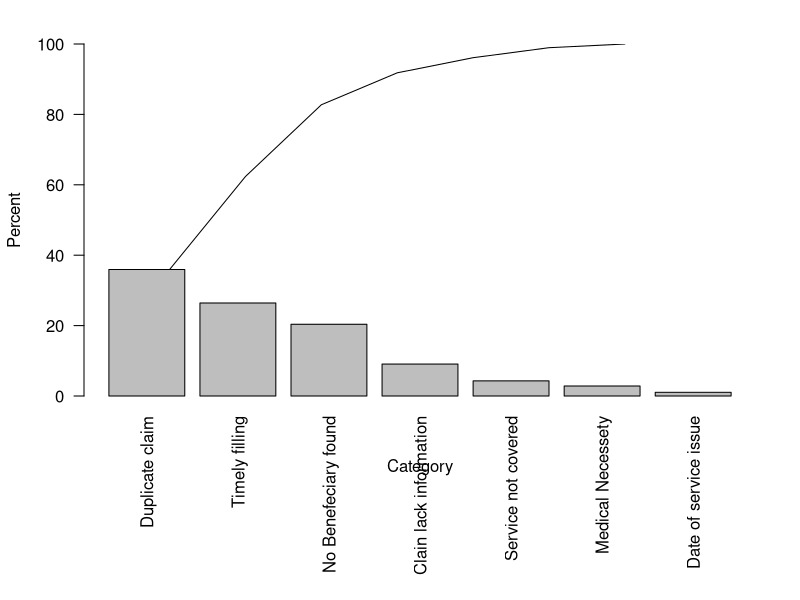

This figure's R source:
#read data, sort it and calculate percents & cummulative percent
data <- read.csv("ch05p071.txt", header=TRUE);
data <- data[order(-data$Count), ];
data$Percent <- data$Count / sum(data$Count) * 100;
data$CumPercent <- cumsum(data$Percent);

#plot paretto diagram
png(filename="ch05p071.png");
#add margin for labels at bottom
par(mar = c(10, 4, 2, 2) + 0.2);
#bar diagram of categories
barplot(data$Percent, ylab="Percent", xlab="Category", names.arg=data$Type, las=2, ylim=c(0, 100));
lines(data$CumPercent);
dev.off();
